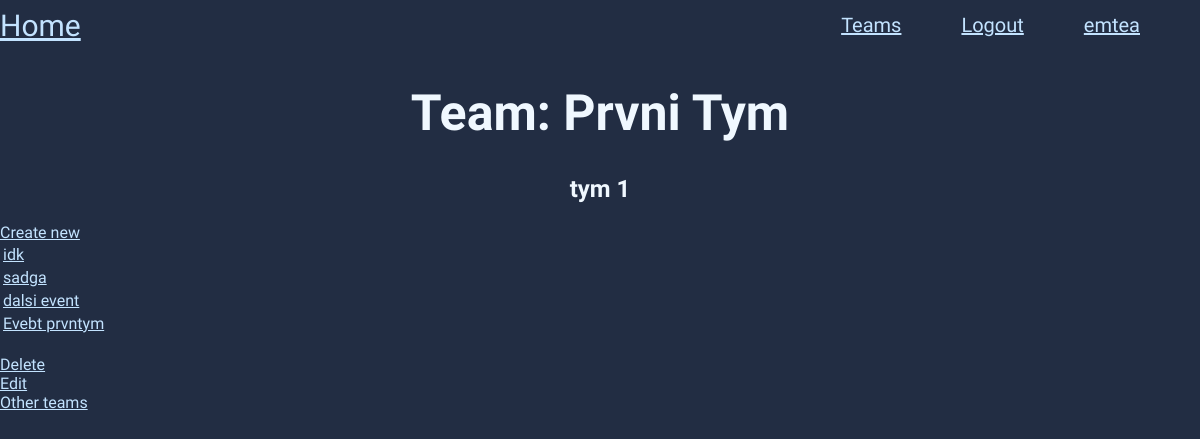
/team/1/ (signed in), run on the app's committed database.
### main/models.py (models this page shows, shortened)
class Team(models.Model):
    user = models.ForeignKey(User, on_delete=models.CASCADE, null=False, blank=False)
    title = models.CharField(max_length=100)
    description = models.TextField(null=True, blank=True)
    created = models.DateTimeField(auto_now_add=True)
    def __str__(self):
        return self.title
    class Meta:
        ordering = ['created']

class Event(models.Model):
    motherteam = models.ForeignKey('Team', on_delete=models.CASCADE)
    user = models.ForeignKey(User, on_delete=models.CASCADE)
    title = models.CharField(max_length=200)
    description = models.TextField(null=True, blank=True)
    place = models.TextField(null=True, blank=True)
    when = models.DateTimeField()
    class Meta:
        ordering = ['when']

### main/views.py (the view)
# urls.py: path('team/<int:pk>/', TeamDetail.as_view(), name='team-detail'),
class TeamDetail(LoginRequiredMixin, DetailView, TeamMixin):
    model = Team
    context_object_name = 'team'
    def get_context_data(self, **kwargs):
        context = super(TeamDetail, self).get_context_data(**kwargs)
        context['events'] = Event.objects.filter(motherteam_id=self.kwargs['pk']).order_by('-when')
        return context

### main/templates/main/team_detail.html
{% extends "base.html" %} {% block title %}List{% endblock %}
{% block content %}
<h1>Team: {{team}}</h1>
<h2>{{team.description}}</h2>
<a href="{% url 'event-create' %}">Create new</a><br>
<table class="event-list">
{% for event in events %}
<tr>
    <td class="table-title">
        <a href="{% url 'event' event.id %}">{{event.title}}</a>
    </td>
</tr>
{% empty %}
<h2>No events in this team</h2>
{% endfor %}
</table>
<br>
<a href="{% url 'team-delete' team.id %}">Delete</a><br>
<a href="{% url 'team-update' team.id %}">Edit</a><br>
<a href="{% url 'teams' %}">Other teams</a>
{% endblock %}

### main/templates/base.html (shortened to what this page needs)
{% load static %}
<!DOCTYPE html>
<html lang="en">
<head>
    <link rel="stylesheet" href="{% static 'css/base.css' %}">
</head>
<body>
    <div class="header">
        <a href="/" class="homebutton">Home</a>
        {% if user.is_authenticated %}
        <a href="/teams/">Teams</a>
        <a href="/logout/">Logout</a>
        <a href="/user/">{{user.username}}</a>
        {% else %}
        <div class="mezera"></div>
        <a href="/login/">Login</a>
        <a href="/signup/">Sign Up</a>
        {% endif %}
    </div>
    <div class="content">
    {% block content %}{% endblock %}
    </div>
</body>
</html>

### main/static/css/base.css (style rules this page uses)
body { background: rgb(34, 45, 67); font-family: 'Josefin Sans', sans-serif; margin: 0%; }
h1, h2, h3, h4, h5, h6, p { color: aliceblue; }
h1 { font-size: 50px; }
a { color: rgb(195, 227, 255); }
.header { width: 100%; height: 50px; display: flex; align-items: center; justify-content: right; }
.header a { font-size: 20px; padding-right: 60px; }
.homebutton { font-size: 30px !important; }
.content { width: 100%; }
.content h1, .content h2 { text-align: center; }

### data on the page
Team: title "Prvni Tym", description "tym 1"
Event: title "idk"
Event: title "sadga"
Event: title "dalsi event"
Event: title "Evebt prvntym"

### other printed values
{{ user.username }} "emtea"
